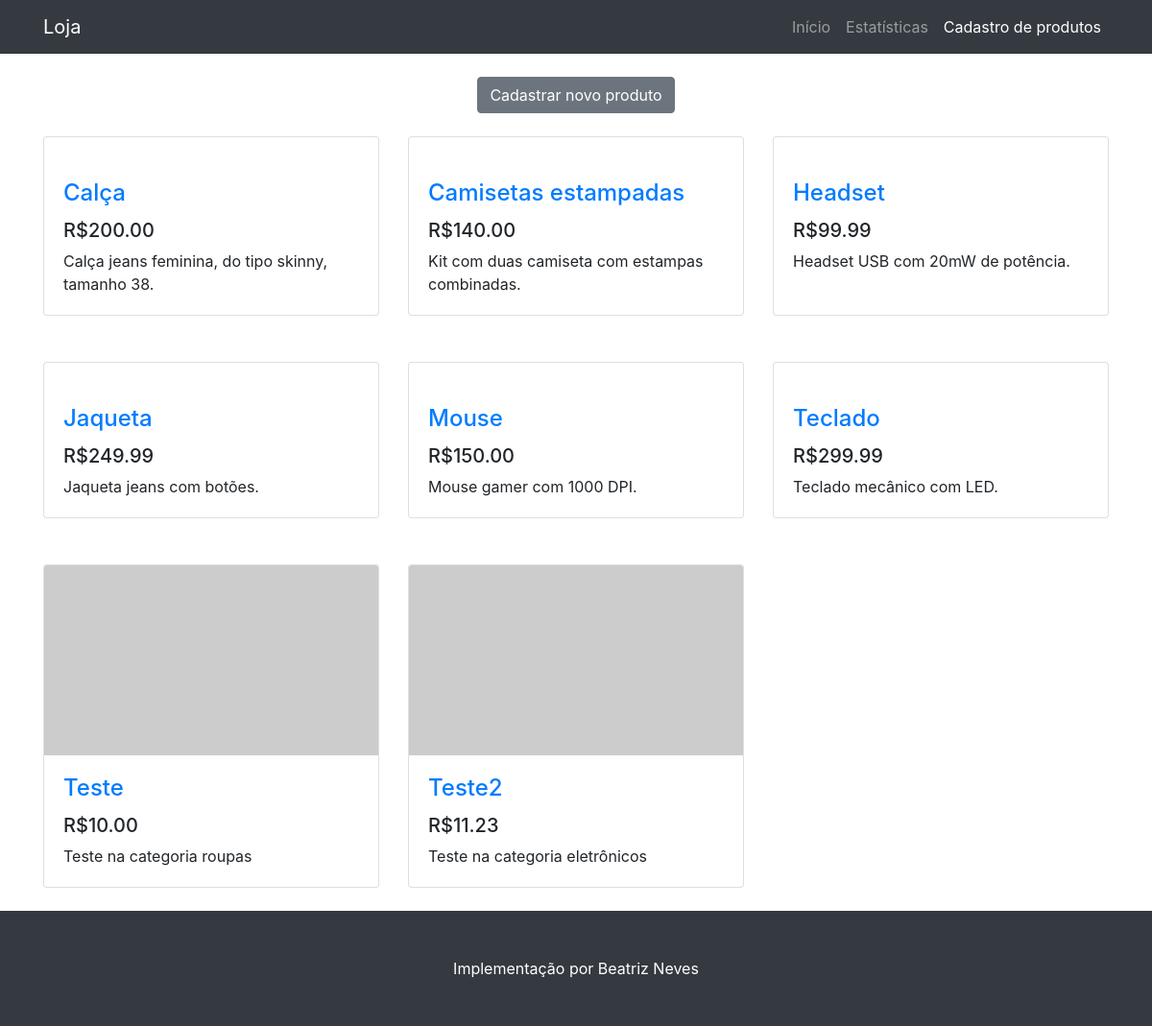
/catalogo/cadastro_produtos_menu/, run on the app's committed database.
### catalogo/models.py (models this page shows, shortened)
class Produto(models.Model):
    nome = models.CharField(max_length=200, help_text='Nome do produto')
    foto = models.CharField(max_length=400, help_text='Link para foto do produto', null=True)
    categoria = models.ForeignKey('Categoria', on_delete=models.SET_NULL, null=True, help_text='Categoria ao qual pertence o produto')
    descricao = models.TextField(max_length=1000, help_text='Descrição do produto')
    preco = models.DecimalField(max_digits=9, decimal_places=2, help_text='Preço do produto')
    estoque = models.IntegerField(help_text='Quantidade em estoque do produto')
    class Meta:
        ordering = ['nome']

### catalogo/views.py (the view)
# urls.py: path('cadastro_produtos_menu/', views.cadastro_produtos_menu, name='cadastro-produtos-menu'),
def cadastro_produtos_menu(request):
    context = {
        'produto_list': Produto.objects.all(),
    }
    return render(request, 'catalogo/cadastro_produtos_list.html', context)

### catalogo/templates/catalogo/cadastro_produtos_list.html (shortened to what this page needs)
{% extends "base_generic.html" %}
{% block menu_superior %}
<li class="nav-item">
	<a class="nav-link" href="{% url 'produto' %}">Início</a>
</li>
<li class="nav-item">
		<a class="nav-link" href="{% url 'estatisticas' %}">Estatísticas</a>
</li>
<li class="nav-item active">
	<a class="nav-link" href="{% url 'cadastro-produtos-menu' %}">Cadastro de produtos
	</a>
</li>
{% endblock %}
{% block content %}
<div class="col">
	<div class="row mt-4">
		<div class="col">
			<div class="text-center">
				<a class="btn btn-secondary" href="{% url 'cadastro-produto' %}" role="button">Cadastrar novo produto</a>
			</div>
		</div>
	</div>
	<div class="row">
		{% if produto_list %}
			{% for produto in produto_list %}
				<div class="col-lg-4 col-md-6 mb-4 mt-4">
					<div class="card h-100">
						<a href="{% url 'editar-produto' produto.pk %}"><img class="card-img-top" src="{{ produto.foto }}" alt=""></a>
						<div class="card-body">
							<h4 class="card-title">
								<a href="{% url 'editar-produto' produto.pk %}">{{ produto.nome }}</a>
							</h4>
							<h5>R${{ produto.preco }}</h5>
							<p class="card-text">{{ produto.descricao }}</p>
						</div>
					</div>
				</div>
			{% endfor %}
		{% else %}
			<div class="ml-3 mb-4 mt-4">
				<h2>Não há produtos cadastrados!</h2>
			</div>
		{% endif %}
	</div>
</div>
{% endblock %}

### catalogo/templates/base_generic.html (shortened to what this page needs)
<!DOCTYPE html>
<html lang="pt-br">
<head>
  {% load static %}
  <link href="{% static 'vendor/bootstrap/css/bootstrap.min.css' %}" rel="stylesheet">
  {% load static %}
  <link href="{% static 'css/shop-homepage.css' %}" rel="stylesheet">
</head>
<body>
  <nav class="navbar navbar-expand-lg navbar-dark bg-dark fixed-top">
    <div class="container">
      <a class="navbar-brand" href="{% url 'produto' %}">Loja</a>
      <div class="collapse navbar-collapse" id="navbarResponsive">
        <ul class="navbar-nav ml-auto">
		{% block menu_superior %}{% endblock %}
        </ul>
      </div>
    </div>
  </nav>
  <div class="container">
    <div class="row">
		{% block content %}{% endblock %}
    </div>
  </div>
  <footer class="py-5 bg-dark" >
    <div class="container">
      <p class="m-0 text-center text-white">Implementação por Beatriz Neves</p>
    </div>
  </footer>
  {% load static %}
  {% load static %}
</body>
</html>

### catalogo/static/css/shop-homepage.css (style rules this page uses)
body { padding-top: 56px; }

### data on the page
Produto: nome "Calça", preco "200.00", descricao "Calça jeans feminina, do tipo skinny, tamanho 38."
Produto: nome "Camisetas estampadas", preco "140.00", descricao "Kit com duas camiseta com estampas combinadas."
Produto: nome "Headset", preco "99.99", descricao "Headset USB com 20mW de potência."
Produto: nome "Jaqueta", preco "249.99", descricao "Jaqueta jeans com botões."
Produto: nome "Mouse", preco "150.00", descricao "Mouse gamer com 1000 DPI."
Produto: nome "Teclado", preco "299.99", descricao "Teclado mecânico com LED."
Produto: nome "Teste", preco "10.00", descricao "Teste na categoria roupas"
Produto: nome "Teste2", preco "11.23", descricao "Teste na categoria eletrônicos"
